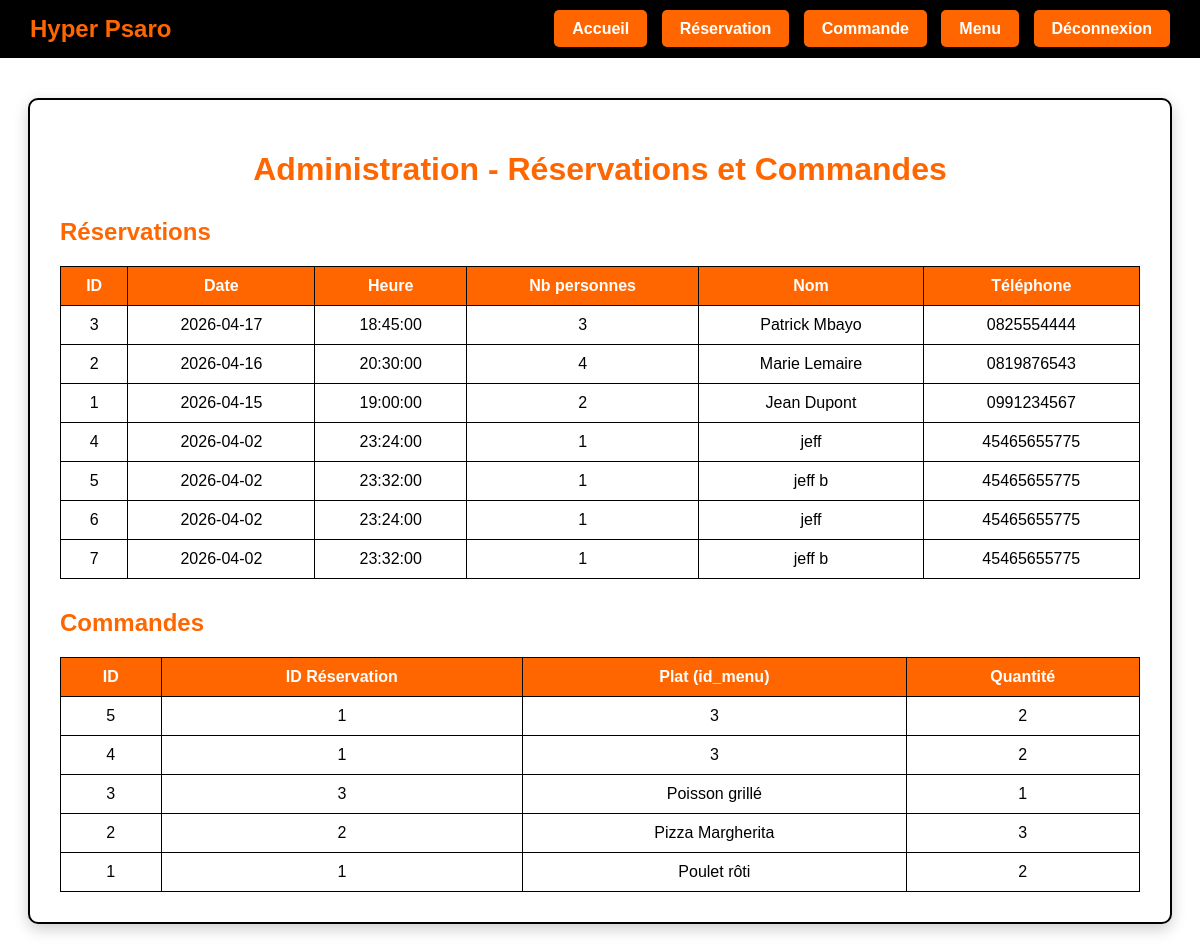
The page /admin.php (signed in) on the database its author committed.
### tables this page shows
CREATE TABLE `reservation` (
  `ID_Resa` int(11) NOT NULL,
  `DateResa` date DEFAULT NULL,
  `Heure` time DEFAULT NULL,
  `ID_Client` int(11) DEFAULT NULL,
  `ID_Table` int(11) DEFAULT NULL,
  `NbPersonnes` int(11) DEFAULT NULL
);

CREATE TABLE `client` (
  `ID_Client` int(11) NOT NULL,
  `Nom` varchar(100) DEFAULT NULL,
  `Telephone` varchar(20) DEFAULT NULL
);

CREATE TABLE `commandes` (
  `ID_Commande` int(11) NOT NULL,
  `id_resa` int(11) DEFAULT NULL,
  `id_menu` varchar(100) DEFAULT NULL,
  `quantite` int(11) DEFAULT NULL
);

### admin.php (the view, shortened to what this page needs)
<?php
$conn = new mysqli("localhost", "root", "", "restaurant_db");
$sqlResa = "SELECT r.ID_Resa, r.dateResa, r.heure, r.nbPersonnes, c.nom, c.telephone
            FROM reservation r
            JOIN client c ON r.id_client = c.id_client
            ORDER BY r.dateResa DESC";
$reservations = $conn->query($sqlResa);
$sqlCmd = "SELECT ID_Commande, id_resa, id_menu, quantite FROM commandes ORDER BY ID_Commande DESC";
$commandes = $conn->query($sqlCmd);
?>
<!DOCTYPE html>
<html lang="fr">
<head>
</head>
<body>
  <div class="navbar">
    <h2>Hyper Psaro</h2>
    <div>
      <a href="index.php">Accueil</a>
      <a href="reserve.php">Réservation</a>
      <a href="commande.php">Commande</a>
      <a href="menu.php">Menu</a>
      <a href="logout.php">Déconnexion</a>
    </div>
  </div>
  <div class="container">
    <h1>Administration - Réservations et Commandes</h1>
    <h2>Réservations</h2>
    <table>
      <tr>
        <th>ID</th><th>Date</th><th>Heure</th><th>Nb personnes</th><th>Nom</th><th>Téléphone</th>
      </tr>
      <?php if ($reservations && $reservations->num_rows > 0): ?>
        <?php while($row = $reservations->fetch_assoc()): ?>
          <tr>
            <td><?= $row['ID_Resa'] ?></td>
            <td><?= $row['dateResa'] ?></td>
            <td><?= $row['heure'] ?></td>
            <td><?= $row['nbPersonnes'] ?></td>
            <td><?= $row['nom'] ?></td>
            <td><?= $row['telephone'] ?></td>
          </tr>
        <?php endwhile; ?>
      <?php else: ?>
        <tr><td colspan="6">Aucune réservation trouvée</td></tr>
      <?php endif; ?>
    </table>
    <h2>Commandes</h2>
    <table>
      <tr>
        <th>ID</th><th>ID Réservation</th><th>Plat (id_menu)</th><th>Quantité</th>
      </tr>
      <?php if ($commandes && $commandes->num_rows > 0): ?>
        <?php while($row = $commandes->fetch_assoc()): ?>
          <tr>
            <td><?= $row['ID_Commande'] ?></td>
            <td><?= $row['id_resa'] ?></td>
            <td><?= $row['id_menu'] ?></td>
            <td><?= $row['quantite'] ?></td>
          </tr>
        <?php endwhile; ?>
      <?php else: ?>
        <tr><td colspan="4">Aucune commande trouvée</td></tr>
      <?php endif; ?>
    </table>
  </div>
</body>
</html>

### admin.php (style rules this page uses)
body { font-family: Arial, sans-serif; background: #fff; margin: 0; }
.navbar { background: #000; padding: 15px 30px; display: flex; justify-content: space-between; align-items: center; }
.navbar h2 { color: #ff6600; margin: 0; }
.navbar a { background: #ff6600; color: #fff; padding: 10px 18px; text-decoration: none; border-radius: 5px; font-weight: bold; transition: background 0.3s; margin-left: 10px; }
.container { background: #fff; border: 2px solid #000; border-radius: 10px; width: 90%; padding: 30px; margin: 40px auto; box-shadow: 0 5px 15px rgba(0,0,0,0.2); }
h1 { text-align: center; color: #ff6600; margin-bottom: 20px; }
h2 { color: #ff6600; margin-top: 30px; }
table { width: 100%; border-collapse: collapse; margin-top: 20px; }
th, td { border: 1px solid #000; padding: 10px; text-align: center; }
th { background: #ff6600; color: #fff; }

### rows shown on the page
reservation: ID_Resa "3", DateResa "2026-04-17", Heure "18:45:00", NbPersonnes "3", ID_Client.Nom "Patrick Mbayo", ID_Client.Telephone "0825554444"
reservation: ID_Resa "2", DateResa "2026-04-16", Heure "20:30:00", NbPersonnes "4", ID_Client.Nom "Marie Lemaire", ID_Client.Telephone "0819876543"
reservation: ID_Resa "1", DateResa "2026-04-15", Heure "19:00:00", NbPersonnes "2", ID_Client.Nom "Jean Dupont", ID_Client.Telephone "0991234567"
reservation: ID_Resa "4", DateResa "2026-04-02", Heure "23:24:00", NbPersonnes "1", ID_Client.Nom "jeff", ID_Client.Telephone "45465655775"
reservation: ID_Resa "5", DateResa "2026-04-02", Heure "23:32:00", NbPersonnes "1", ID_Client.Nom "jeff b", ID_Client.Telephone "45465655775"
reservation: ID_Resa "6", DateResa "2026-04-02", Heure "23:24:00", NbPersonnes "1", ID_Client.Nom "jeff", ID_Client.Telephone "45465655775"
reservation: ID_Resa "7", DateResa "2026-04-02", Heure "23:32:00", NbPersonnes "1", ID_Client.Nom "jeff b", ID_Client.Telephone "45465655775"
commandes: ID_Commande "5", id_resa "1", id_menu "3", quantite "2"
commandes: ID_Commande "4", id_resa "1", id_menu "3", quantite "2"
commandes: ID_Commande "3", id_resa "3", id_menu "Poisson grillé", quantite "1"
commandes: ID_Commande "2", id_resa "2", id_menu "Pizza Margherita", quantite "3"
commandes: ID_Commande "1", id_resa "1", id_menu "Poulet rôti", quantite "2"
